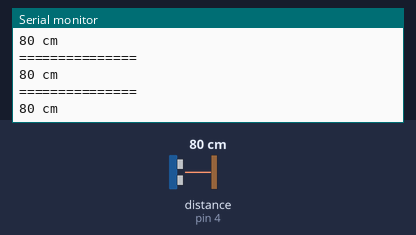
The sketch below on a simulated Arduino Uno, built with avr-gcc and run on an emulated ATmega328P. Parts: the last lines printed to the serial monitor. Wiring (inferred from the names in the program): ultrasonic range finder: trigger pin 2; echo pin 4. The test bench sets the inputs (shaded band); at power-on: distance to the obstacle (sensor on pin 4) 80 cm. The echo pulse lasts 58.3 µs per cm.

Above: at 1.3 s.
1.4 s: distance to the obstacle (sensor on pin 4) set to 2 cm
At 1.83 s:
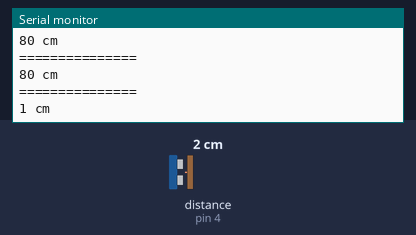
2.9 s: distance to the obstacle (sensor on pin 4) set to 4 cm
At 3.34 s:
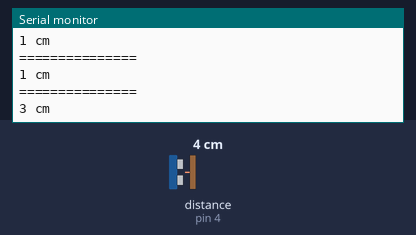
Timing chart, 0 to 5.9 s (numbered marks = the images above; inputs shaded):
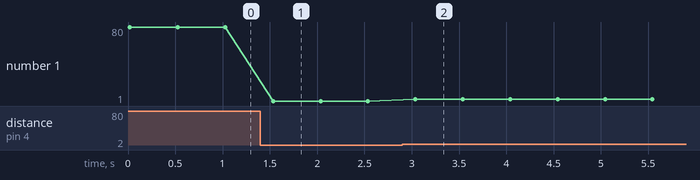

Measured:
- after the input at 1.4 s, the serial monitor: prints a new line after 0.14 s (image 1)
- after the input at 2.9 s, the serial monitor: prints a new line after 0.14 s (image 2)
- plotted number 1: 80 → 1 after the input at 1.4 s, 1 → 3 after the input at 2.9 s

The sketch:

testUltrasonicSensor.ino
```cpp
#include <SoftwareSerial.h>
#include <stdio.h>
#include <NewPing.h>
#include <Servo.h>

const int trigPin = 2;
const int echoPin = 4;

long distance;
//Timeout: the number of microseconds to wait for the pulse to start; default is one second (unsigned long)
//Here we are setting it to the equivalent to 1m (dont care if its more than a meter and we dont want to wait longer):
//Speed of sounds = 340.29 per seconds ( or 1 000 000 ms)
// 1000 000 / 340.29 * 2 (times to go and come back)
// => ~5877.3399 => ~6000 mu = 6ms = 0.6s
long int timeout = 6000;

void setup() {
  // initialize serial communication:
  Serial.begin(9600);

  pinMode(trigPin, OUTPUT);
  pinMode(echoPin, INPUT);
}

void loop() {
  Serial.println("===============");
  sonarTest(trigPin, echoPin);
}

void sonarSensor(int trigPin, int echoPin) {
  digitalWrite(trigPin, LOW);
  delayMicroseconds(200);
  digitalWrite(trigPin, HIGH);
  delayMicroseconds(100); // Added this line
  digitalWrite(trigPin, LOW);
  distance = pulseIn(echoPin, HIGH, timeout);
  distance = distance / 58;
}

void sonarTest(int trigPin, int echoPin){
  sonarSensor(trigPin, echoPin);
  Serial.print(distance);
  Serial.println(" cm");
  delay(500);
  }
```
